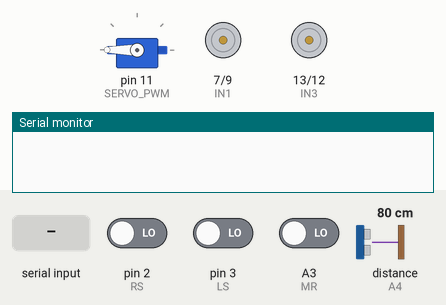
Simulated run of this sketch. Board: Arduino Uno, built with avr-gcc and run on an emulated ATmega328P. Parts: servo, motor-driver pin pairs drawn as motors (green arrow = first pin HIGH = forward, orange = second pin HIGH = backward, longer = more drive, scaled by the enable pin), the last lines printed to the serial monitor. Inputs (shaded band) come from the test bench; at power-on: distance to the obstacle (sensor on A4) 80 cm, pin 2 (RS) LOW, pin 3 (LS) LOW, A3 (MR) LOW. The echo pulse lasts 58.3 µs per cm.

Above: at 1.2 s.
1.3 s: "W" received over Serial
At 2.3 s:
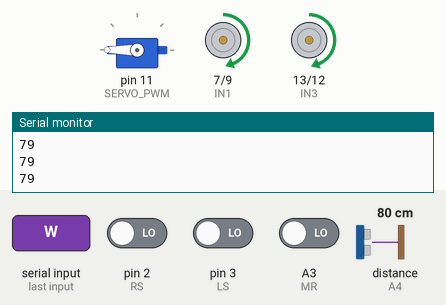
2.8 s: distance to the obstacle (sensor on A4) set to 12 cm
4.3 s: distance to the obstacle (sensor on A4) set to 9 cm
At 5.5 s:
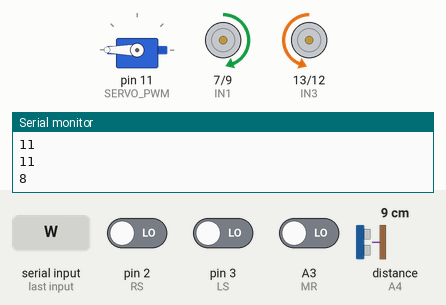
5.8 s: distance to the obstacle (sensor on A4) set to 13 cm
7.3 s: distance to the obstacle (sensor on A4) set to 18 cm
At 8.6 s:
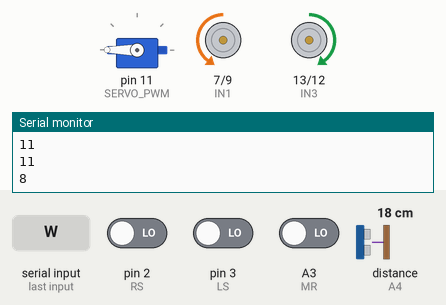
9.7 s: pin 2 (RS) driven HIGH
Timing chart, 0 to 12.9 s (numbered marks = the images above; inputs shaded):
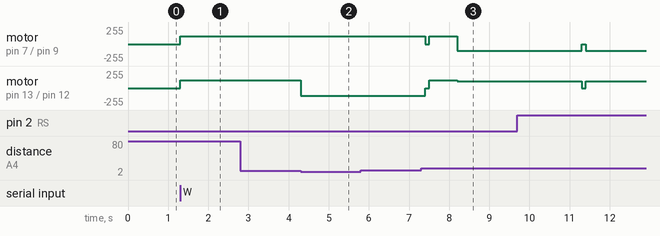

The sketch:

line_following_robot.ino
```cpp
#include<Servo.h>

#define enA 5           //RIGHT
#define enB 6           //LEFT
#define IN1 7
#define IN2 9
#define IN3 13
#define IN4 12

#define ECHO A4
#define TRIG A5

#define SERVO_PWM 11

#define LS  3
#define RS  2
#define ML  4
#define MR  A3

enum Direction {FORWARD, BACKWARD};
int state_mode;
char command;
uint32_t dist = 0;

enum DriveModes {AUTO, MANUAL};

uint32_t obstacle_count=0;
bool armUp = false;
uint32_t time_elapsed;
uint32_t time_start;
uint32_t right_time_start;
uint32_t leftturn_duration;
uint32_t left_time_start;
uint32_t back_on_line;
uint32_t forward_clk;

DriveModes driveMode = MANUAL;
Servo servo;

void setup()
{
  Serial.begin(9600);

  // Initial direction of the robot is forward.
  ML_direction(FORWARD);
  MR_direction(FORWARD);

  // Starting time of the robot.
  time_start = millis();

  pinMode(enA, OUTPUT);
  pinMode(enB, OUTPUT);
  pinMode(IN1, OUTPUT);
  pinMode(IN2, OUTPUT);
  pinMode(IN3, OUTPUT);
  pinMode(IN4, OUTPUT);

  pinMode(ECHO, INPUT);
  pinMode(TRIG, OUTPUT);
//  pinMode(SERVO_PWM, OUTPUT);
  servo.attach(SERVO_PWM);
  pinMode(LS,INPUT);
  pinMode(RS,INPUT);
  pinMode(MR,INPUT);
  servo.write(180);
}


void loop()
{
  command = receiveData();

  // delay(500);
  if (command == 'W')
    driveMode = AUTO;
  if (command == 'w')
    driveMode = MANUAL;

  if (driveMode == MANUAL)
    manualMode(command);
  else if (driveMode == AUTO)
    autoMode();
}

void MR_direction(Direction dir)
{
  if (dir == FORWARD)
  {
    digitalWrite(IN1, HIGH);
    digitalWrite(IN2, LOW);
  }
  else if (dir == BACKWARD)
  {
    digitalWrite(IN1, LOW);
    digitalWrite(IN2, HIGH);
  }
}

void ML_direction(Direction dir)
{
  if (dir == FORWARD)
  {
    digitalWrite(IN3, HIGH);
    digitalWrite(IN4, LOW);
  }
  else if (dir == BACKWARD)
  {
    digitalWrite(IN3, LOW);
    digitalWrite(IN4, HIGH);
  }
}

uint32_t check_distance()
{
  uint32_t duration;
  digitalWrite(TRIG, HIGH);
  delayMicroseconds(10);
  digitalWrite(TRIG, LOW);

  duration = pulseIn(ECHO, HIGH);

  uint32_t distance = 0.034 * duration * 0.5;

  return distance;
}

char receiveData()
{
  //Following Condition is true whenever we send a command from Bluetooth Terminal App
  char rxData;

  if (Serial.available()>0)
  {
    //Read the bluetooth data and store it in colorDetect variable using Serial.read() command here
    rxData = Serial.read();
  }

  return rxData;
}

void manualMode(char inpCommand)
{
  switch (inpCommand)
  {
    break;
    case 'F':
      analogWrite(enA, 114);//right
      analogWrite(enB, 115);//left
      ML_direction(FORWARD);
      MR_direction(FORWARD);
    break;
    case 'B':
      analogWrite(enA, 114);//right
      analogWrite(enB, 115);//left
      ML_direction(BACKWARD);
      MR_direction(BACKWARD);
    break;
    case 'L':
      analogWrite(enA, 114);//right
      analogWrite(enB, 115);//left
      ML_direction(BACKWARD);
      MR_direction(FORWARD);
    break;
    case 'R':
      analogWrite(enA, 114);//right
      analogWrite(enB, 115);//left
      ML_direction(FORWARD);
      MR_direction(BACKWARD);
    break;
    case 'G':             //forward left
      analogWrite(enA, 114);//right
      analogWrite(enB, 80);//left
      ML_direction(FORWARD);
      MR_direction(FORWARD);
    break;
    case 'I':           //forward right
      analogWrite(enA, 80);//right
      analogWrite(enB, 115);//left
      ML_direction(FORWARD);
      MR_direction(FORWARD);
    break;
    case 'H':           //back left
      analogWrite(enA, 115);//right
      analogWrite(enB, 80);//left
      ML_direction(BACKWARD);
      MR_direction(BACKWARD);
    break;
    case 'J':     //back right
      analogWrite(enA, 80);//right
      analogWrite(enB, 115);//left
      ML_direction(BACKWARD);
      MR_direction(BACKWARD);
    break;
    default:
      analogWrite(enA, 0);//right
      analogWrite(enB, 0);//left
    break;
  }
}

void turnSpeed()
{
  analogWrite(enA, 100);//right
  analogWrite(enB, 100);//left
}

void straightSpeed()
{
  analogWrite(enA, 114);//right
  analogWrite(enB, 115);//left
}

void halt()
{
  analogWrite(enA,0);
  analogWrite(enB,0);
}


void autoMode()
{
  //Read IR Sensors. if HIGH (BLACK Line) or LOW (WHITE Line).
  bool RS_val= digitalRead(RS);
  bool LS_val= digitalRead(LS);
  bool MR_val= digitalRead(MR);
  // Read Ultrasonic sensor.
  uint32_t current_distance = check_distance();
  Serial.println(current_distance);
  // Line following.
  if(current_distance < 10)
  {
    halt();
    if (obstacle_count == 0) // If distance is less than 10, start obstacle avoidance sequence.
    {
      obstacle_avoidance();
      obstacle_count++;
    }
    else if (obstacle_count >= 1)
    {
      servo_motion();
      obstacle_count++;
    }
  }
  else if(RS_val == HIGH && LS_val == LOW)
  {
    //Turn RIGHT
    turnSpeed();
    ML_direction(FORWARD);
    MR_direction(BACKWARD);
  }

  else if (RS_val == LOW && LS_val == HIGH)
  {
    //Turn LEFT
    turnSpeed();
    ML_direction(BACKWARD);
    MR_direction(FORWARD);
  }

  else if ((RS_val==LOW && LS_val==LOW) || (RS_val==HIGH && MR_val==HIGH && LS_val==HIGH)) //for the perpendicular line that will be in the middle
  {
    straightSpeed();
    ML_direction(FORWARD);
    MR_direction(FORWARD);
  }
}


void obstacle_avoidance()
{
  left_time_start=millis();
  //turn left
  do
  {
    turnSpeed();
    ML_direction(BACKWARD);
    MR_direction(FORWARD);
  }
  while(check_distance() < 15);   //until the obstacle is in path of the sensor, it keeps turning
  delay(100);
  leftturn_duration=millis()-left_time_start;

  halt();
  delay(100);

  straightSpeed();
  ML_direction(FORWARD);
  MR_direction(FORWARD);
  delay(700);

  //turn right again to get back on line
  right_time_start=millis();
  do{
    turnSpeed();
    ML_direction(FORWARD);
    MR_direction(BACKWARD);
   }
  while(millis()-right_time_start<leftturn_duration);

  halt();
  delay(100);

  do
  {
    straightSpeed();
    ML_direction(FORWARD);
    MR_direction(FORWARD);
  }while(digitalRead(RS)==LOW && digitalRead(LS)==LOW && digitalRead(MR)==LOW);
}


 void servo_motion()
 {
  servo.write(90);
  delay(1000);
  servo.write(180);
 }
```

Measured:
- the behaviour switches between 11 and 10 cm on distance to the obstacle (sensor on A4) (found by bisection; images 1 and 2)
- the behaviour switches between 15 and 16 cm on distance to the obstacle (sensor on A4) (found by bisection; images 2 and 3)
- after the input at 1.3 s, motor on pin 7 (IN1) / pin 9 (IN2): stopped → forward 114/255 at once; motor on pin 13 (IN3) / pin 12 (IN4): stopped → forward 115/255 at once
- after the input at 4.3 s, motor on pin 13 (IN3) / pin 12 (IN4): forward 115/255 → backward 115/255 at once
- after the input at 5.8 s, every drawn part: stays the same
- after the input at 7.3 s, motor on pin 7 (IN1) / pin 9 (IN2): forward 114/255 → stopped after 0.10 s, → forward 114/255 0.10 s later, → backward 100/255 0.70 s later; motor on pin 13 (IN3) / pin 12 (IN4): backward 115/255 → stopped after 0.10 s, → forward 115/255 0.10 s later, → forward 100/255 0.70 s later
